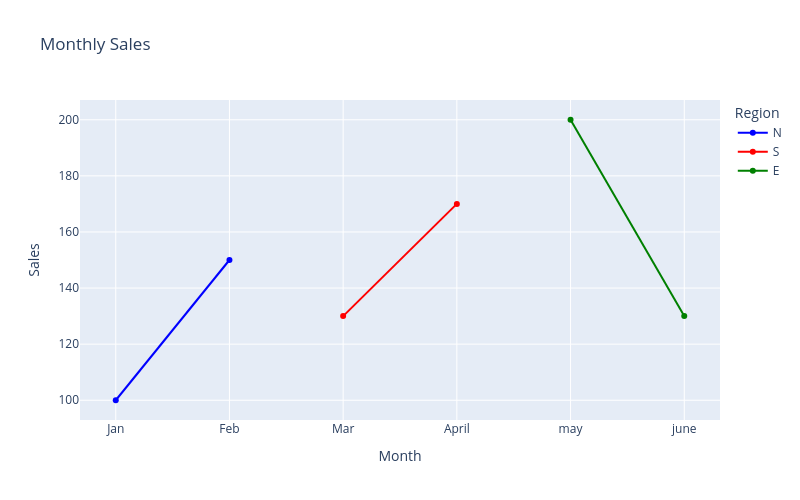

The code cell stored with this chart in its notebook:
### Code cell
data={'Month':['Jan','Feb','Mar','April','may','june'],
      'Sales':[100,150,130,170,200,130],
      'Region':['N','N','S','S','E','E'],
      'profit':[10,20,30,40,50,60]
     }
df=pd.DataFrame(data)
fig=px.line(df,x='Month',y='Sales',markers=True,
            title='Monthly Sales',
            color='Region',
            width=800,
            height=500,
            color_discrete_sequence=['blue','red','green'],  # Added comma here
           hover_data = ["profit"]
           )
            
fig.show()

### Figure 1 — Plotly figure (JSON) as saved in the notebook; plotly's stock layout.template omitted (floating-point values rounded to 4 significant figures)
{"data": [{"customdata": [[10], [20]], "hovertemplate": "Region=N<br>Month=%{x}<br>Sales=%{y}<br>profit=%{customdata[0]}<extra></extra>", "legendgroup": "N", "line": {"color": "blue", "dash": "solid"}, "marker": {"symbol": "circle"}, "mode": "lines+markers", "name": "N", "orientation": "v", "showlegend": true, "type": "scatter", "x": ["Jan", "Feb"], "xaxis": "x", "y": [100, 150], "yaxis": "y"}, {"customdata": [[30], [40]], "hovertemplate": "Region=S<br>Month=%{x}<br>Sales=%{y}<br>profit=%{customdata[0]}<extra></extra>", "legendgroup": "S", "line": {"color": "red", "dash": "solid"}, "marker": {"symbol": "circle"}, "mode": "lines+markers", "name": "S", "orientation": "v", "showlegend": true, "type": "scatter", "x": ["Mar", "April"], "xaxis": "x", "y": [130, 170], "yaxis": "y"}, {"customdata": [[50], [60]], "hovertemplate": "Region=E<br>Month=%{x}<br>Sales=%{y}<br>profit=%{customdata[0]}<extra></extra>", "legendgroup": "E", "line": {"color": "green", "dash": "solid"}, "marker": {"symbol": "circle"}, "mode": "lines+markers", "name": "E", "orientation": "v", "showlegend": true, "type": "scatter", "x": ["may", "june"], "xaxis": "x", "y": [200, 130], "yaxis": "y"}], "layout": {"height": 500, "legend": {"title": {"text": "Region"}, "tracegroupgap": 0}, "title": {"text": "Monthly Sales"}, "width": 800, "xaxis": {"anchor": "y", "domain": [0, 1], "title": {"text": "Month"}}, "yaxis": {"anchor": "x", "domain": [0, 1], "title": {"text": "Sales"}}}}
